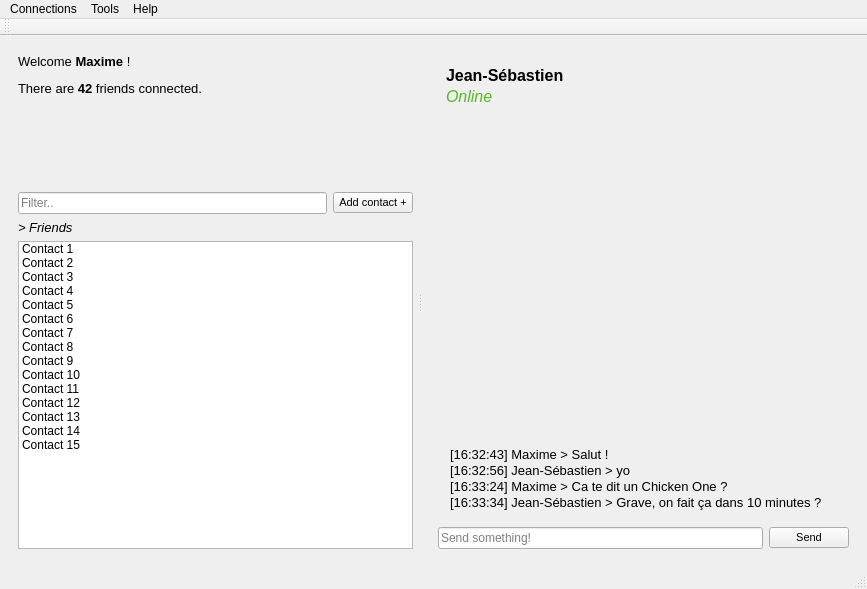
<?xml version="1.0" encoding="UTF-8"?>
<ui version="4.0">
 <class>MainWindow</class>
 <widget class="QMainWindow" name="MainWindow">
  <property name="geometry">
   <rect>
    <x>0</x>
    <y>0</y>
    <width>867</width>
    <height>589</height>
   </rect>
  </property>
  <property name="windowTitle">
   <string>Babel</string>
  </property>
  <property name="iconSize">
   <size>
    <width>24</width>
    <height>24</height>
   </size>
  </property>
  <property name="tabShape">
   <enum>QTabWidget::Rounded</enum>
  </property>
  <widget class="QWidget" name="centralWidget">
   <layout class="QHBoxLayout" name="horizontalLayout_2">
    <property name="spacing">
     <number>7</number>
    </property>
    <property name="leftMargin">
     <number>7</number>
    </property>
    <property name="topMargin">
     <number>7</number>
    </property>
    <property name="rightMargin">
     <number>7</number>
    </property>
    <property name="bottomMargin">
     <number>7</number>
    </property>
    <item>
     <layout class="QHBoxLayout" name="horizontalLayout" stretch="0">
      <property name="spacing">
       <number>6</number>
      </property>
      <property name="leftMargin">
       <number>0</number>
      </property>
      <property name="topMargin">
       <number>0</number>
      </property>
      <property name="rightMargin">
       <number>0</number>
      </property>
      <item>
       <widget class="QSplitter" name="splitter">
        <property name="baseSize">
         <size>
          <width>0</width>
          <height>0</height>
         </size>
        </property>
        <property name="frameShape">
         <enum>QFrame::NoFrame</enum>
        </property>
        <property name="lineWidth">
         <number>1</number>
        </property>
        <property name="orientation">
         <enum>Qt::Horizontal</enum>
        </property>
        <property name="opaqueResize">
         <bool>true</bool>
        </property>
        <property name="handleWidth">
         <number>14</number>
        </property>
        <widget class="QWidget" name="verticalLayoutWidget_2">
         <layout class="QVBoxLayout" name="verticalLayout1" stretch="2,0,5">
          <property name="spacing">
           <number>6</number>
          </property>
          <property name="rightMargin">
           <number>0</number>
          </property>
          <item>
           <layout class="QVBoxLayout" name="verticalLayout_4">
            <property name="spacing">
             <number>6</number>
            </property>
            <property name="sizeConstraint">
             <enum>QLayout::SetDefaultConstraint</enum>
            </property>
            <property name="leftMargin">
             <number>0</number>
            </property>
            <property name="bottomMargin">
             <number>0</number>
            </property>
            <item>
             <widget class="QLabel" name="label">
              <property name="minimumSize">
               <size>
                <width>100</width>
                <height>20</height>
               </size>
              </property>
              <property name="maximumSize">
               <size>
                <width>16777215</width>
                <height>16777215</height>
               </size>
              </property>
              <property name="font">
               <font>
                <family>Tahoma</family>
                <pointsize>11</pointsize>
                <weight>50</weight>
                <bold>false</bold>
               </font>
              </property>
              <property name="autoFillBackground">
               <bool>false</bool>
              </property>
              <property name="frameShadow">
               <enum>QFrame::Plain</enum>
              </property>
              <property name="lineWidth">
               <number>0</number>
              </property>
              <property name="text">
               <string>&lt;html&gt;&lt;head/&gt;&lt;body&gt;&lt;p&gt;&lt;span style=&quot; font-size:10pt;&quot;&gt;Welcome &lt;/span&gt;&lt;span style=&quot; font-size:10pt; font-weight:600;&quot;&gt;Maxime&lt;/span&gt;&lt;span style=&quot; font-size:10pt;&quot;&gt; !&lt;/span&gt;&lt;/p&gt;&lt;p&gt;&lt;span style=&quot; font-size:10pt;&quot;&gt;There are &lt;/span&gt;&lt;span style=&quot; font-size:10pt; font-weight:600;&quot;&gt;42&lt;/span&gt;&lt;span style=&quot; font-size:10pt;&quot;&gt; friends connected.&lt;/span&gt;&lt;/p&gt;&lt;/body&gt;&lt;/html&gt;</string>
              </property>
              <property name="textFormat">
               <enum>Qt::RichText</enum>
              </property>
              <property name="alignment">
               <set>Qt::AlignLeading|Qt::AlignLeft|Qt::AlignTop</set>
              </property>
              <property name="wordWrap">
               <bool>true</bool>
              </property>
              <property name="margin">
               <number>7</number>
              </property>
             </widget>
            </item>
           </layout>
          </item>
          <item>
           <layout class="QHBoxLayout" name="horizontalLayout_4">
            <item>
             <layout class="QHBoxLayout" name="horizontalLayout_6">
              <item>
               <widget class="QLineEdit" name="lineEdit">
                <property name="placeholderText">
                 <string>Filter..</string>
                </property>
               </widget>
              </item>
             </layout>
            </item>
            <item>
             <layout class="QHBoxLayout" name="horizontalLayout_5">
              <item>
               <widget class="QPushButton" name="pushButton">
                <property name="maximumSize">
                 <size>
                  <width>88</width>
                  <height>16777215</height>
                 </size>
                </property>
                <property name="font">
                 <font>
                  <family>Tahoma</family>
                  <pointsize>8</pointsize>
                 </font>
                </property>
                <property name="text">
                 <string>Add contact +</string>
                </property>
               </widget>
              </item>
             </layout>
            </item>
           </layout>
          </item>
          <item>
           <layout class="QVBoxLayout" name="verticalLayout">
            <property name="rightMargin">
             <number>0</number>
            </property>
            <item>
             <layout class="QHBoxLayout" name="horizontalLayout_3" stretch="10">
              <item>
               <widget class="QLabel" name="label_2">
                <property name="font">
                 <font>
                  <family>Tahoma</family>
                  <pointsize>10</pointsize>
                  <italic>true</italic>
                 </font>
                </property>
                <property name="text">
                 <string>&gt; Friends</string>
                </property>
               </widget>
              </item>
             </layout>
            </item>
            <item>
             <layout class="QVBoxLayout" name="verticalLayout_6">
              <item>
               <widget class="QListWidget" name="listWidget_2">
                <property name="dragEnabled">
                 <bool>true</bool>
                </property>
                <item>
                 <property name="text">
                  <string>Contact 1</string>
                 </property>
                </item>
                <item>
                 <property name="text">
                  <string>Contact 2</string>
                 </property>
                </item>
                <item>
                 <property name="text">
                  <string>Contact 3</string>
                 </property>
                </item>
                <item>
                 <property name="text">
                  <string>Contact 4</string>
                 </property>
                </item>
                <item>
                 <property name="text">
                  <string>Contact 5</string>
                 </property>
                </item>
                <item>
                 <property name="text">
                  <string>Contact 6</string>
                 </property>
                </item>
                <item>
                 <property name="text">
                  <string>Contact 7</string>
                 </property>
                </item>
                <item>
                 <property name="text">
                  <string>Contact 8</string>
                 </property>
                </item>
                <item>
                 <property name="text">
                  <string>Contact 9</string>
                 </property>
                </item>
                <item>
                 <property name="text">
                  <string>Contact 10</string>
                 </property>
                </item>
                <item>
                 <property name="text">
                  <string>Contact 11</string>
                 </property>
                </item>
                <item>
                 <property name="text">
                  <string>Contact 12</string>
                 </property>
                </item>
                <item>
                 <property name="text">
                  <string>Contact 13</string>
                 </property>
                </item>
                <item>
                 <property name="text">
                  <string>Contact 14</string>
                 </property>
                </item>
                <item>
                 <property name="text">
                  <string>Contact 15</string>
                 </property>
                </item>
               </widget>
              </item>
             </layout>
            </item>
           </layout>
          </item>
         </layout>
        </widget>
        <widget class="QWidget" name="verticalLayoutWidget">
         <layout class="QVBoxLayout" name="verticalLayout2" stretch="2,10">
          <property name="spacing">
           <number>6</number>
          </property>
          <item>
           <layout class="QHBoxLayout" name="horizontalLayout_7">
            <property name="leftMargin">
             <number>6</number>
            </property>
            <property name="topMargin">
             <number>12</number>
            </property>
            <item>
             <widget class="QLabel" name="label_4">
              <property name="font">
               <font>
                <family>Tahoma</family>
                <pointsize>12</pointsize>
               </font>
              </property>
              <property name="text">
               <string>&lt;html&gt;&lt;head/&gt;&lt;body&gt;&lt;p style=&quot;margin: 2px&quot;&gt;&lt;span style=&quot; font-weight:500;&quot;&gt;Jean-Sébastien&lt;/span&gt;&lt;/p&gt;&lt;p style=&quot;margin: 2px&quot;&gt;&lt;span style=&quot; font-style:italic; color:#56b921;&quot;&gt;Online&lt;/span&gt;&lt;/p&gt;&lt;/body&gt;&lt;/html&gt;</string>
              </property>
              <property name="alignment">
               <set>Qt::AlignLeading|Qt::AlignLeft|Qt::AlignTop</set>
              </property>
             </widget>
            </item>
           </layout>
          </item>
          <item>
           <layout class="QVBoxLayout" name="verticalLayout_2" stretch="0,0">
            <item>
             <widget class="QScrollArea" name="scrollArea">
              <property name="frameShape">
               <enum>QFrame::NoFrame</enum>
              </property>
              <property name="frameShadow">
               <enum>QFrame::Plain</enum>
              </property>
              <property name="widgetResizable">
               <bool>true</bool>
              </property>
              <widget class="QWidget" name="scrollAreaWidgetContents_2">
               <property name="geometry">
                <rect>
                 <x>0</x>
                 <y>0</y>
                 <width>404</width>
                 <height>392</height>
                </rect>
               </property>
               <layout class="QHBoxLayout" name="horizontalLayout_14">
                <item>
                 <widget class="QLabel" name="label_3">
                  <property name="font">
                   <font>
                    <family>Tahoma</family>
                    <pointsize>10</pointsize>
                   </font>
                  </property>
                  <property name="frameShape">
                   <enum>QFrame::NoFrame</enum>
                  </property>
                  <property name="frameShadow">
                   <enum>QFrame::Plain</enum>
                  </property>
                  <property name="lineWidth">
                   <number>1</number>
                  </property>
                  <property name="midLineWidth">
                   <number>0</number>
                  </property>
                  <property name="text">
                   <string>&lt;html&gt;&lt;head/&gt;&lt;body&gt;&lt;p style=&quot;margin: 1px;&quot;&gt;[16:32:43] Maxime &amp;gt; Salut !&lt;/p&gt;&lt;p style=&quot;margin: 1px;&quot;&gt;[16:32:56] Jean-Sébastien &amp;gt; yo&lt;/p&gt;&lt;p style=&quot;margin: 1px;&quot;&gt;[16:33:24] Maxime &amp;gt; Ca te dit un Chicken One ?&lt;/p&gt;&lt;p style=&quot;margin: 1px;&quot;&gt;[16:33:34] Jean-Sébastien &amp;gt; Grave, on fait ça dans 10 minutes ?&lt;/p&gt;&lt;/body&gt;&lt;/html&gt;</string>
                  </property>
                  <property name="alignment">
                   <set>Qt::AlignBottom|Qt::AlignLeading|Qt::AlignLeft</set>
                  </property>
                  <property name="wordWrap">
                   <bool>true</bool>
                  </property>
                  <property name="openExternalLinks">
                   <bool>true</bool>
                  </property>
                  <property name="textInteractionFlags">
                   <set>Qt::LinksAccessibleByMouse|Qt::TextSelectableByKeyboard|Qt::TextSelectableByMouse</set>
                  </property>
                 </widget>
                </item>
               </layout>
              </widget>
             </widget>
            </item>
            <item>
             <layout class="QHBoxLayout" name="horizontalLayout_9">
              <item>
               <layout class="QHBoxLayout" name="horizontalLayout_13">
                <item>
                 <widget class="QLineEdit" name="lineEdit_2">
                  <property name="placeholderText">
                   <string>Send something!</string>
                  </property>
                 </widget>
                </item>
               </layout>
              </item>
              <item>
               <layout class="QHBoxLayout" name="horizontalLayout_11">
                <item>
                 <widget class="QPushButton" name="pushButton_2">
                  <property name="font">
                   <font>
                    <family>Tahoma</family>
                    <pointsize>8</pointsize>
                   </font>
                  </property>
                  <property name="text">
                   <string>Send</string>
                  </property>
                 </widget>
                </item>
               </layout>
              </item>
             </layout>
            </item>
           </layout>
          </item>
         </layout>
        </widget>
       </widget>
      </item>
     </layout>
    </item>
   </layout>
  </widget>
  <widget class="QMenuBar" name="menuBar">
   <property name="geometry">
    <rect>
     <x>0</x>
     <y>0</y>
     <width>867</width>
     <height>21</height>
    </rect>
   </property>
   <widget class="QMenu" name="menuFile">
    <property name="title">
     <string>Connections</string>
    </property>
    <addaction name="actionConnect"/>
    <addaction name="actionDisconnect"/>
    <addaction name="separator"/>
    <addaction name="actionQuit"/>
   </widget>
   <widget class="QMenu" name="menuSettings">
    <property name="title">
     <string>Tools</string>
    </property>
    <addaction name="actionSettings_2"/>
   </widget>
   <widget class="QMenu" name="menuHelp">
    <property name="title">
     <string>Help</string>
    </property>
    <addaction name="actionSettings"/>
   </widget>
   <addaction name="menuFile"/>
   <addaction name="menuSettings"/>
   <addaction name="menuHelp"/>
  </widget>
  <widget class="QToolBar" name="mainToolBar">
   <attribute name="toolBarArea">
    <enum>TopToolBarArea</enum>
   </attribute>
   <attribute name="toolBarBreak">
    <bool>false</bool>
   </attribute>
  </widget>
  <widget class="QStatusBar" name="statusBar"/>
  <action name="actionConnect">
   <property name="text">
    <string>Connect</string>
   </property>
  </action>
  <action name="actionDisconnect">
   <property name="text">
    <string>Disconnect</string>
   </property>
  </action>
  <action name="actionSettings">
   <property name="text">
    <string>About us</string>
   </property>
  </action>
  <action name="actionSettings_2">
   <property name="text">
    <string>Settings</string>
   </property>
   <property name="shortcut">
    <string>Ctrl+S</string>
   </property>
  </action>
  <action name="actionQuit">
   <property name="text">
    <string>Quit</string>
   </property>
   <property name="shortcut">
    <string>Ctrl+Q</string>
   </property>
  </action>
 </widget>
 <layoutdefault spacing="6" margin="11"/>
 <resources/>
 <connections/>
</ui>
